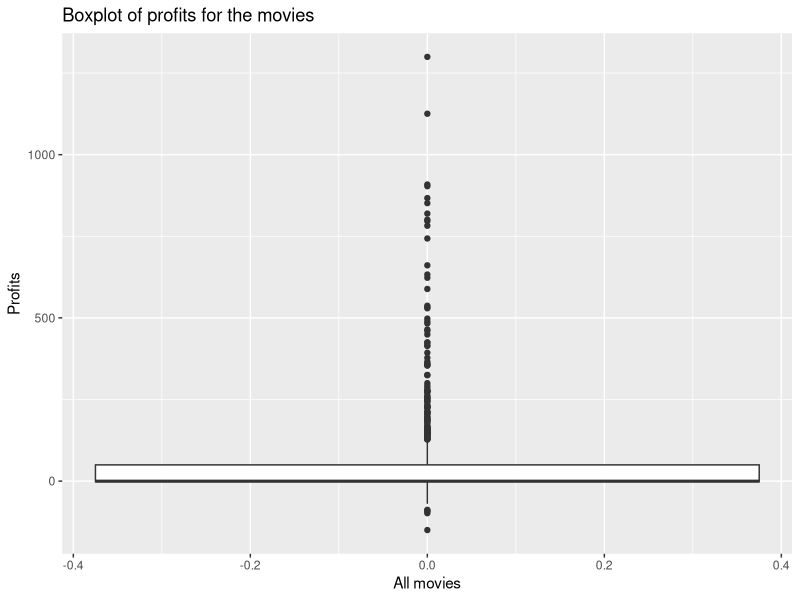
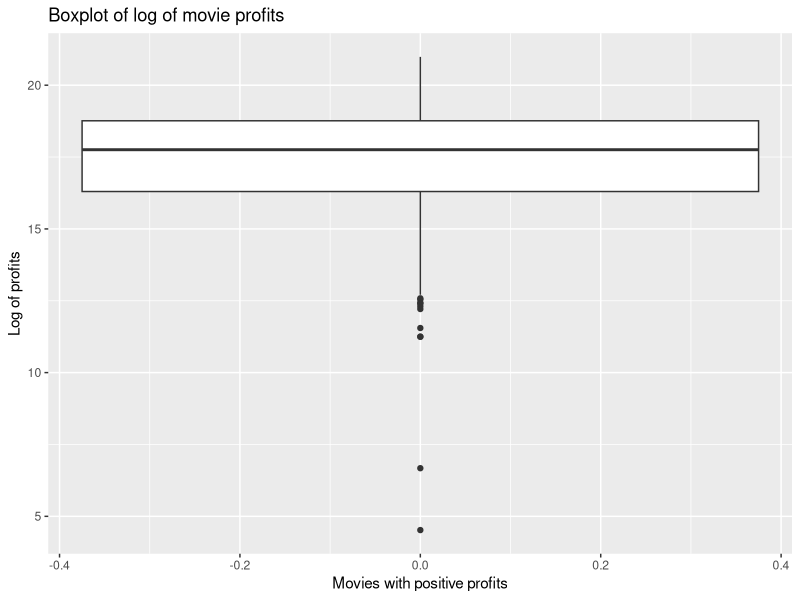
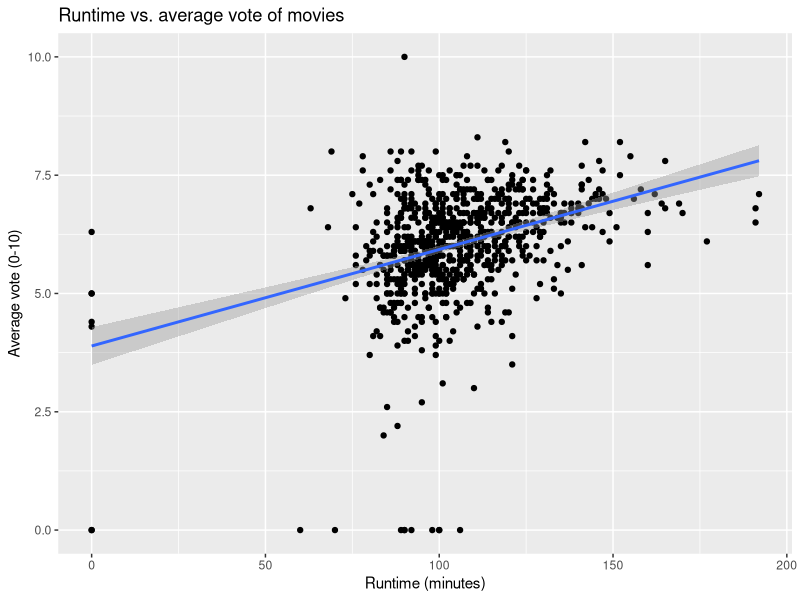
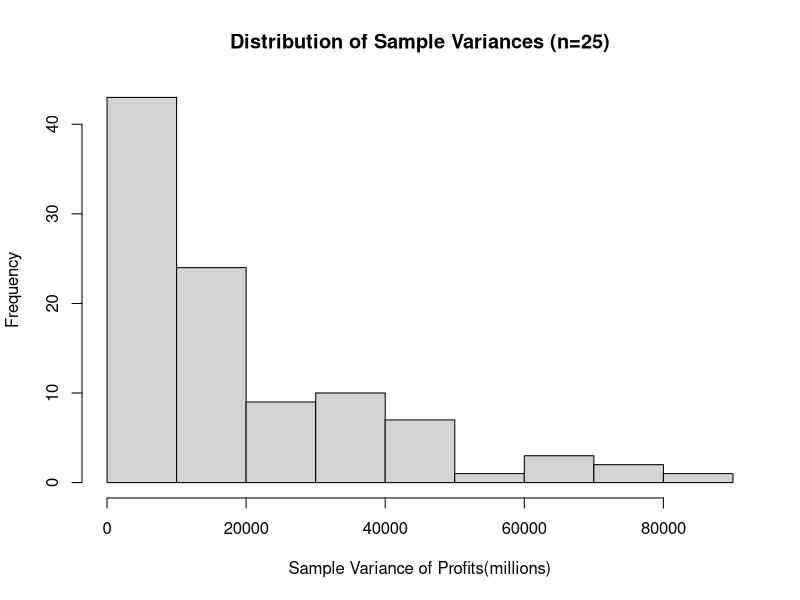
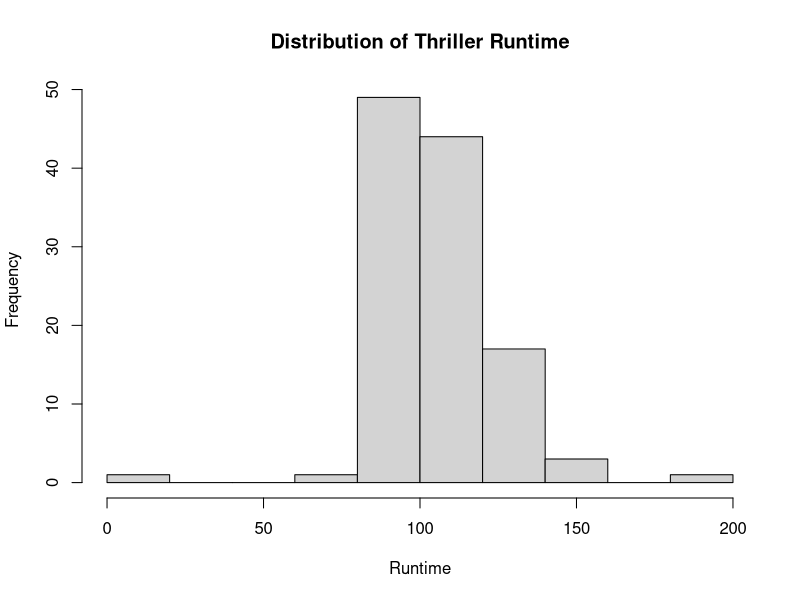
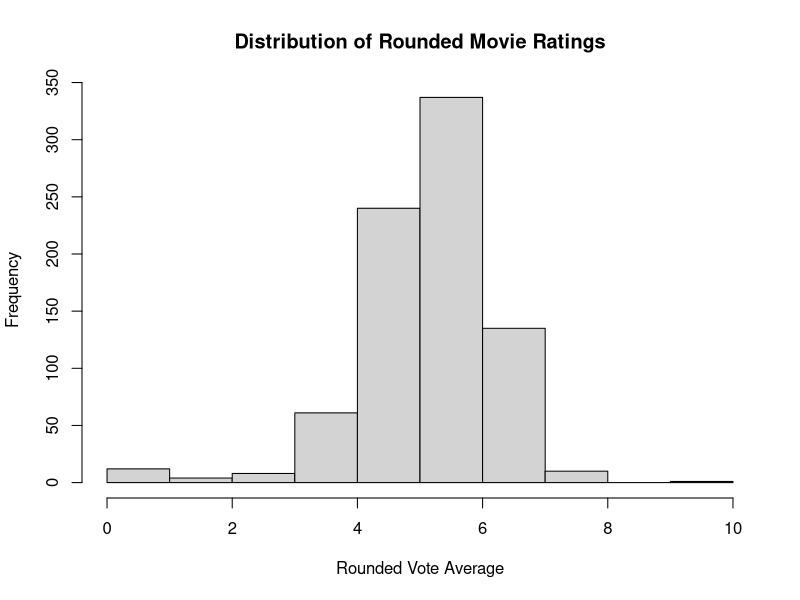
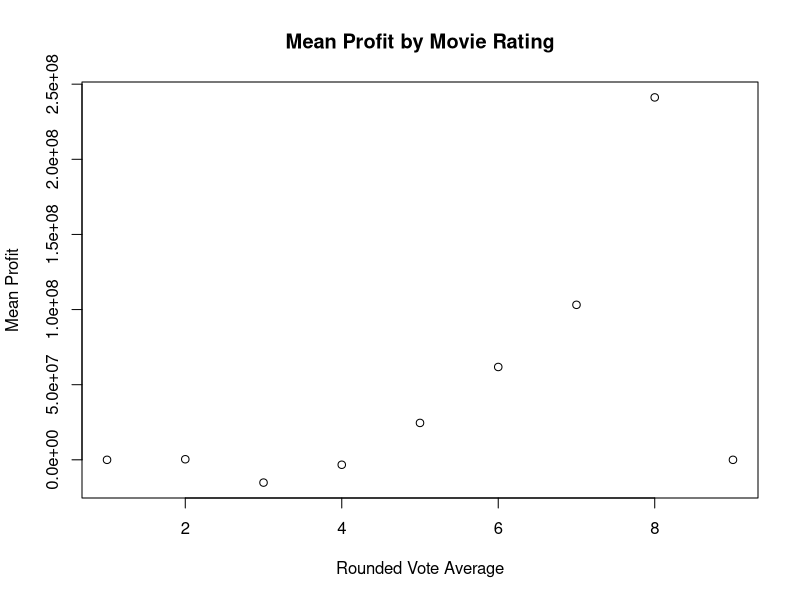
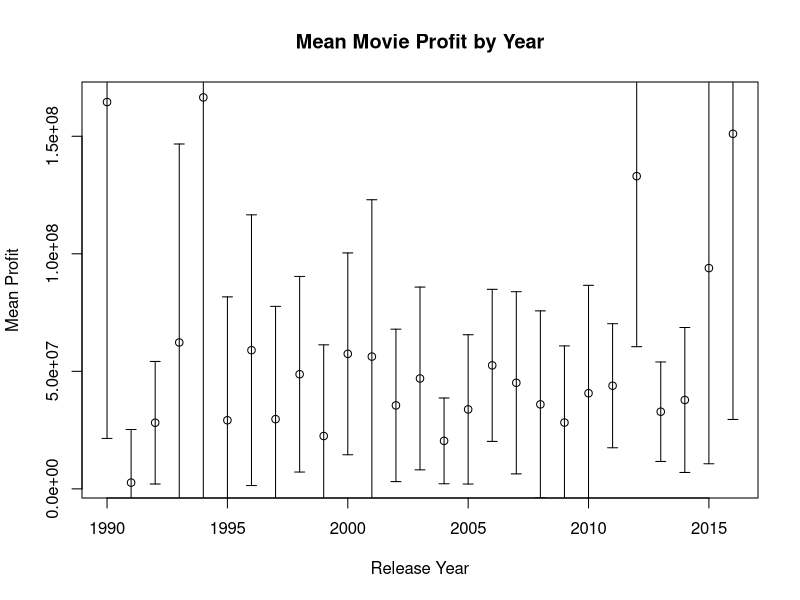

The R source for these figures, in order:
## ---- chunk 1
knitr::opts_chunk$set(echo = TRUE)
library(jsonlite)
library(dplyr)
library(tidyverse)
library(ggplot2)

movies<-read_tsv("movies4.tsv")

## ---- chunk 2

movies <- read.csv("movies4.tsv", sep = "\t")
dim(movies)
length(unique(movies$title))

## ---- chunk 3

str(movies)

## ---- chunk 4

moviesprofits<-movies$revenue - movies$budget
summary(moviesprofits)


## ---- chunk 5

movieprofits<-movies$revenue-movies$budget

movies$title[movieprofits == max(movieprofits)]
max(movieprofits)

movies$title[movieprofits == min(movieprofits)]
min(movieprofits)

## ---- chunk 6

movies$profits<-moviesprofits
ggplot(movies, aes(y = profits / 1000000)) + 
  geom_boxplot() + 
  labs(title = "Boxplot of profits for the movies",
       x = "All movies" , y = "Profits")
quantile(moviesprofits)

## ---- chunk 7

movieslogprofits<-log(moviesprofits)
mean(movieslogprofits)

## ---- chunk 8

movieslogprofits[moviesprofits <= 0] <- NA
mean(movieslogprofits, na.rm = TRUE)

movies$log_profits<-movieslogprofits
ggplot(movies, aes( y = log_profits)) + 
  geom_boxplot() + 
  labs(title = "Boxplot of log of movie profits",
       x = "Movies with positive profits", y = "Log of profits")

## ---- chunk 9

ggplot(movies, aes(x = runtime, y = vote_average)) + 
  geom_point() + 
  geom_smooth(method = "lm") + 
  labs(title = "Runtime vs. average vote of movies",
       x = "Runtime (minutes)", y = "Average vote (0-10)")
cor(movies$runtime,movies$vote_average)

## ---- chunk 10

top_actor_summary <- movies %>%
  filter(!is.na(first_actor)) %>%
  count(first_actor, sort = TRUE)

top_actor_name <- top_actor_summary$first_actor[1]

## ---- chunk 11

avg_bruce<- movies %>% 
  filter(first_actor=="Bruce Willis" & revenue > 0) %>% 
  summarise( avg_rev = mean(revenue), na.rm=T) %>% 
  pull(avg_rev)

avg_rev_ovr<-mean(movies$revenue, na.rm=T)

## ---- chunk 12

bruce_stats <- movies %>%
  filter(first_actor == "Bruce Willis" & revenue > 0 & !is.na(revenue)) %>%
  summarise(
    sample_size = n(),
    mean_revenue = mean(revenue),
    sd_revenue = sd(revenue))

print(bruce_stats)

## ---- chunk 13

movies<- movies %>% 
  mutate( profit = (revenue - budget) / 1000000)

pop_var_profit<- var(movies$profit, na.rm=T) * ((nrow(movies)-1)/nrow(movies))

## ---- chunk 14

set.seed(9849)

movies_sample <- movies %>%
  filter(!is.na(profit)) %>%
  slice_sample(n = 25)

sample_var_profit <- var(movies_sample$profit)

## ---- chunk 15

set.seed(9849)

n_simulations <- 100
sample_vars <- numeric(n_simulations)

for (i in 1:n_simulations) {
  current_sample <- movies %>% slice_sample(n = 25)
  sample_vars[i] <- var(current_sample$profit)
}

head(sample_vars)

## ---- chunk 16

mean_sample_vars<-mean(sample_vars)
sd_sample_vars<-sd(sample_vars)

hist(sample_vars,
     main="Distribution of Sample Variances (n=25)",
     xlab="Sample Variance of Profits(millions)"
     )

## ---- chunk 17

thriller<-movies%>% 
  filter(genre=="Thriller")

t1<-t.test(thriller$runtime,conf.level=0.99)

print (t1$conf.int)

## ---- chunk 18

mean_runtime<-mean(thriller$runtime)
sigma<-sd(thriller$runtime)
n<-length(thriller$runtime)

z_a2<-qnorm(0.995)
error<-z_a2*sigma/sqrt(n)

LOW<-mean_runtime-error
UP<-mean_runtime+error

print(c(LOW,UP))

## ---- chunk 19

s2<-var(thriller$runtime)
h0<-500
df<-length(thriller$runtime)-1
chisq<-df*s2/h0

chi_low<-qchisq(0.025,df)
chi_high<-qchisq(0.975,df)

print(chisq)
print(c(chi_low,chi_high))

## ---- chunk 20

hist(thriller$runtime,
     main="Distribution of Thriller Runtime",
     xlab="Runtime")

## ---- chunk 21

 movies<-movies%>%
  mutate(vote_average_rounded=floor(vote_average))

hist(movies$vote_average_rounded,
     main="Distribution of Rounded Movie Ratings",
     xlab="Rounded Vote Average")

## ---- chunk 22

movies<-movies%>%
  mutate(profit=(revenue-budget))

mean_profits<-tapply(movies$profit,
                     movies$vote_average_rounded,mean,na.rm=TRUE)
print(mean_profits)

plot(mean_profits,
     main="Mean Profit by Movie Rating",
     xlab="Rounded Vote Average",
     ylab="Mean Profit")

## ---- chunk 23

mean_profits<-tapply(movies$profit,
                     movies$release_year,
                     mean,
                     na.rm=TRUE)
years<-sort(unique(movies$release_year))

lower<-c()
upper<-c()
for(i in 1:length(years)){
  profits<-movies$profit[movies$release_year==years[i]]
  profits<-profits[!is.na(profits)]
  t1<-t.test(profits)
  lower[i]<-t1$conf.int[1]
  upper[i]<-t1$conf.int[2]
}

plot(years,
     mean_profits,
     main="Mean Movie Profit by Year",
     xlab="Release Year",
     ylab="Mean Profit")

arrows(years,lower,
       years,upper,
       angle=90,
       code=3,
       length=0.05)

## ---- chunk 24
#WRITE YOUR CODE HERE

## ---- chunk 25
#WRITE YOUR CODE HERE

## ---- chunk 26
#WRITE YOUR CODE HERE

## ---- chunk 27
#WRITE YOUR CODE HERE

## ---- chunk 28
#WRITE YOUR CODE HERE

## ---- chunk 29
#WRITE YOUR CODE HERE

## ---- chunk 30
#WRITE YOUR CODE HERE

## ---- chunk 31
#WRITE YOUR CODE HERE

## ---- chunk 32
#WRITE YOUR CODE HERE

## ---- chunk 33
#WRITE YOUR CODE HERE

## ---- chunk 34
mean_profit_month <- movies %>%
  group_by(release_month) %>%
  summarise(
    mean_profit = mean(profits, na.rm = TRUE)
  )

ggplot(mean_profit_month,
       aes(x = release_month,
           y = mean_profit)) +
  geom_line() +
  geom_point() +
  labs(
    title = "Mean Profit by Release Month",
    x = "Release Month",
    y = "Mean Profit"
  )

## ---- chunk 35
movies$english <- ifelse(
  movies$original_language == "en",
  1,
  0
)

movies$log_profit <- log(movies$profits)
movies$log_profit[movies$profits <= 0] <- NA

movies$log_budget <- log(movies$budget)
movies$log_budget[movies$budget <= 0] <- NA

model1 <- lm(
  log_profit ~
    log_budget +
    english +
    release_month,
  data = movies
)

summary(model1)

## ---- chunk 36
coef(summary(model1))

## ---- chunk 37
model2 <- lm(
  log_profit ~
    log_budget +
    english +
    factor(release_month),
  data = movies
)

summary(model2)

anova(model1, model2)

## ---- chunk 38
month_data <- data.frame(
  release_month = 1:12,
  log_budget = mean(movies$log_budget, na.rm = TRUE),
  english = 1
)

month_data$predicted <- predict(
  model2,
  newdata = month_data
)

month_data

## ---- chunk 39
movies$log_revenue <- log(movies$revenue)
movies$log_revenue[movies$revenue <= 0] <- NA

revenue_model <- lm(
  log_revenue ~
    log_budget +
    english +
    factor(genre) +
    factor(release_month),
  data = movies
)

new_movie <- data.frame(
  log_budget = log(40000000),
  english = 1,
  genre = "Thriller",
  release_month = 10
)

prediction <- predict(
  revenue_model,
  newdata = new_movie,
  interval = "prediction",
  level = 0.99
)

prediction

exp(prediction)
